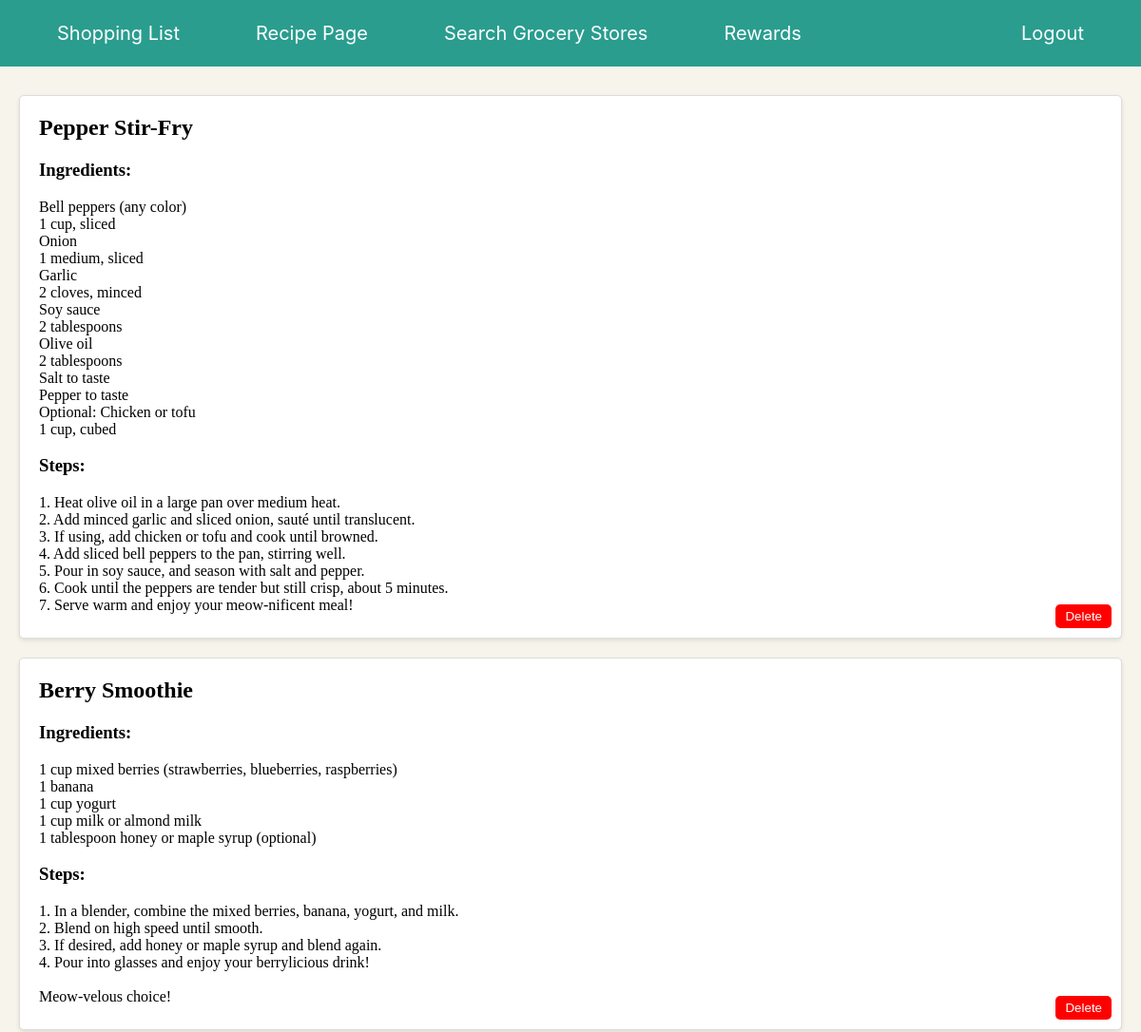
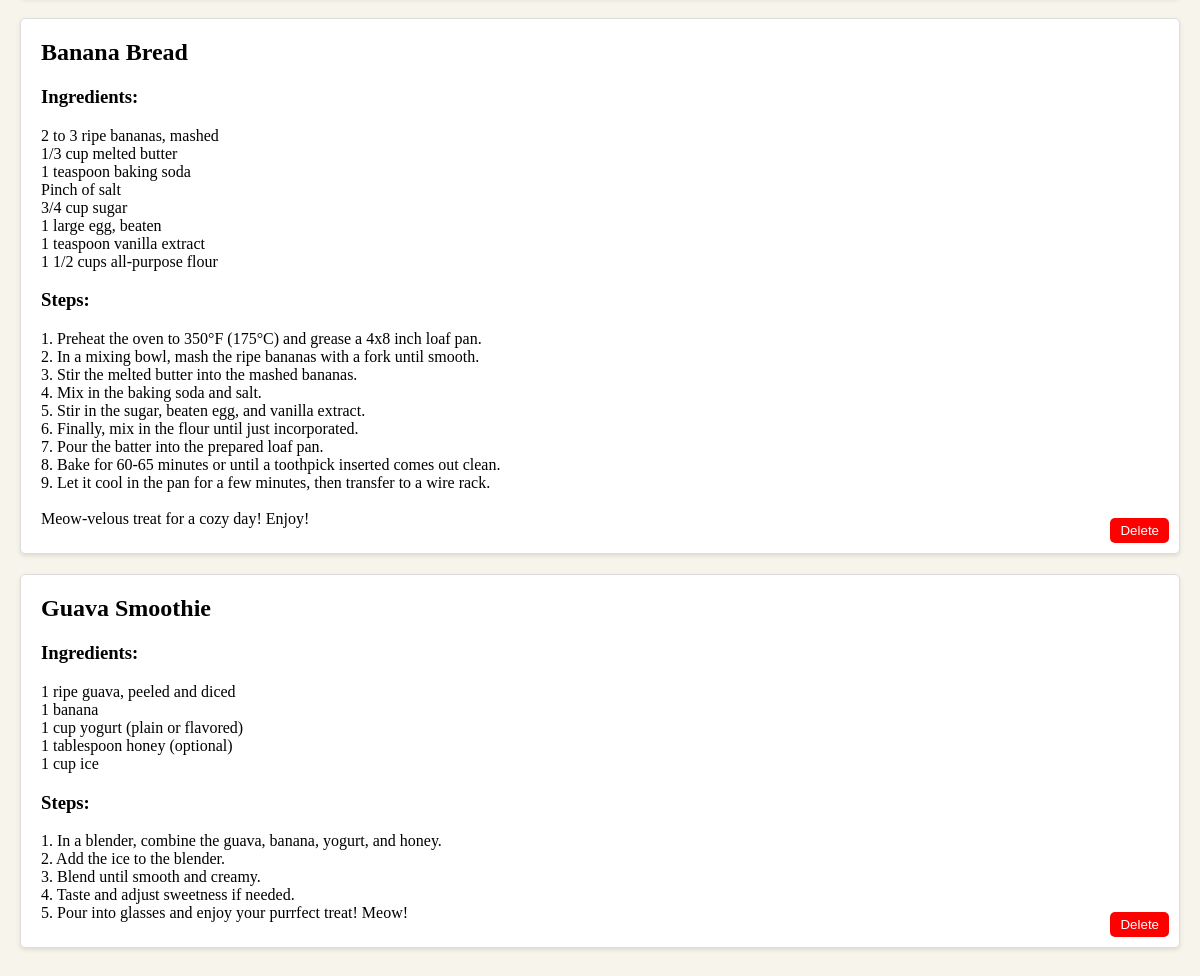
Before: /recipes/ with the older database file (2 pictures, top to bottom).
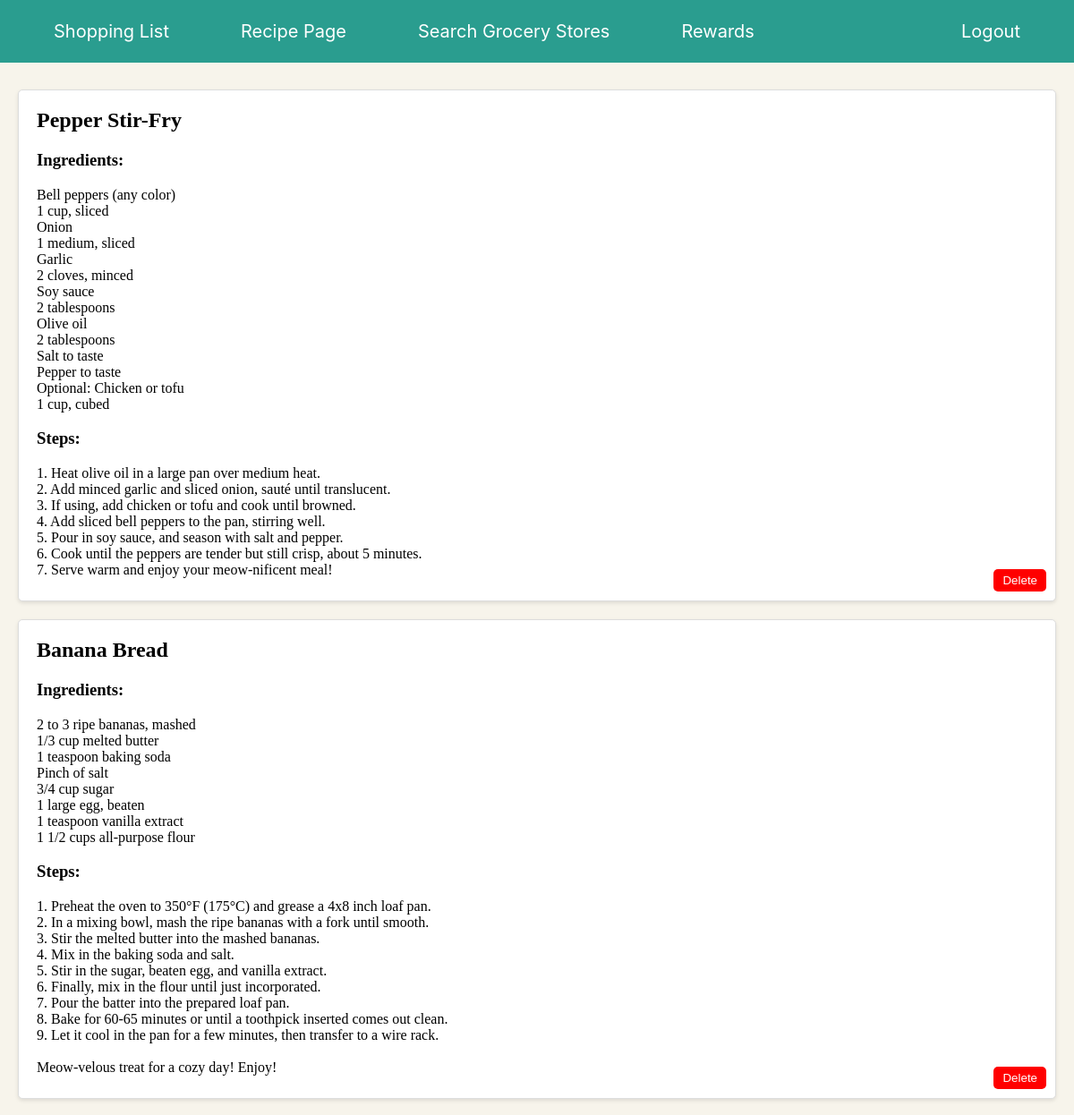
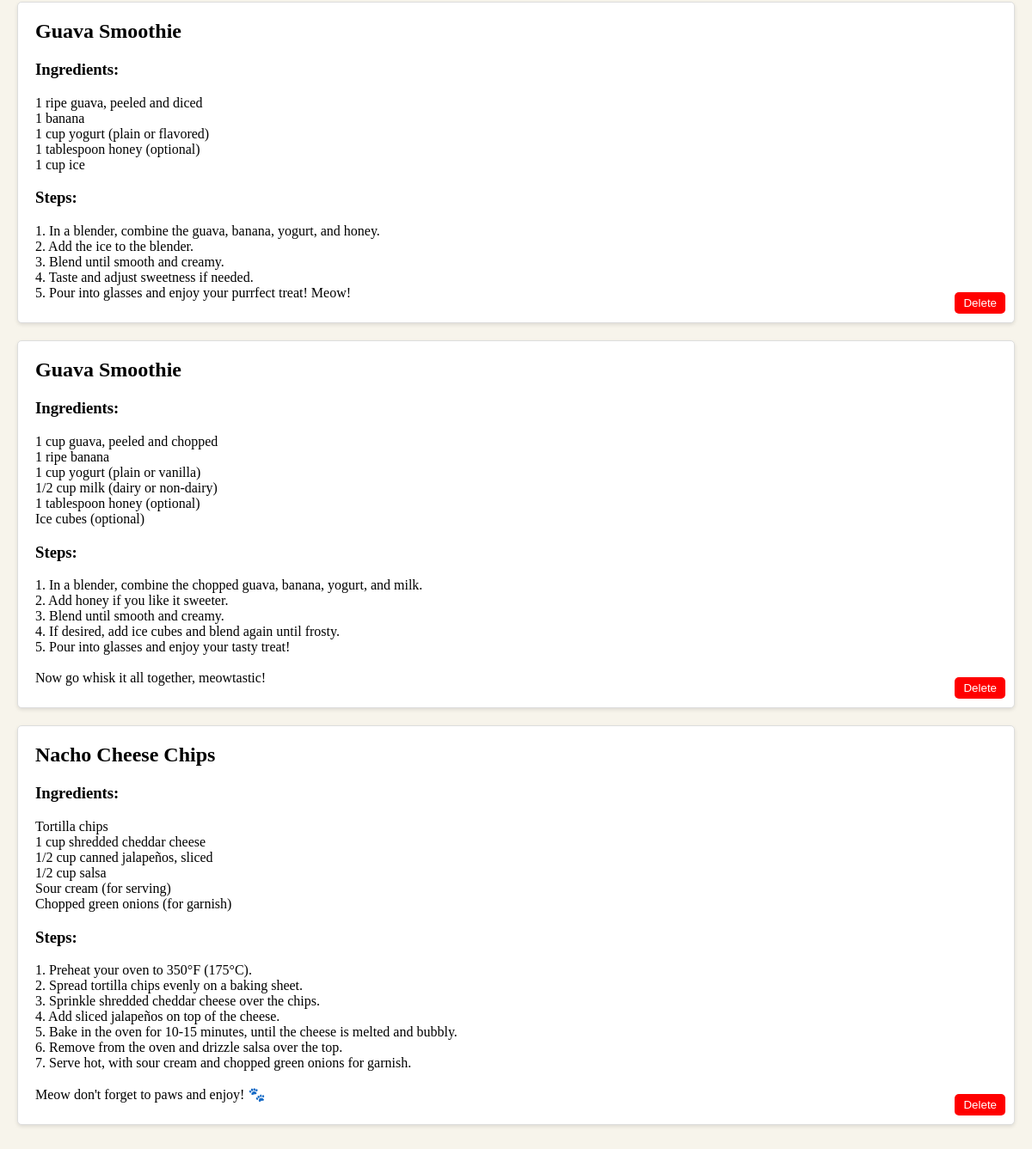
After: the same page with the newer database file (2 pictures, top to bottom).
### KartKat/models.py (models this page shows, shortened)
class Recipe(models.Model):
    name = models.CharField(max_length=200)
    ingredients = models.TextField()
    steps = models.TextField()

### KartKat/views.py (the view)
# urls.py: path('recipes/', views.recipe_list, name='recipe_list'),
def recipe_list(request):
    recipes = Recipe.objects.all()
    return render(request, 'recipe_list.html', {'recipes': recipes})

### KartKat/templates/recipe_list.html (shortened to what this page needs)
<!DOCTYPE html>
<html lang="en">
<head>
</head>
<body>
    {% include 'navbar.html' %}
    <div class="container">
        {% for recipe in recipes %}
        <div class="recipe" id="recipe-{{ recipe.id }}">
            <h2>{{ recipe.name }}</h2>
            <h3>Ingredients:</h3>
            <p>{{ recipe.ingredients|linebreaksbr }}</p>
            <h3>Steps:</h3>
            <p>{{ recipe.steps|linebreaksbr }}</p>
            <button class="delete-button" onclick="deleteRecipe({{ recipe.id }})">Delete</button>
        </div>
        {% endfor %}
    </div>
</body>
</html>

Changed rows visible on the page:
removed Recipe: name "Berry Smoothie", ingredients "1 cup mixed berries (strawberries, blueberries, raspberries) 1 banana 1 cup yogurt 1 cup milk or almond milk 1 tablespoon honey or maple syrup (optional)", steps "1. In a blender, combine the mixed berries, banana, yogurt, and milk. 2. Blend on high speed until smooth. 3. If desired, add honey or maple syrup and blend again. 4. Pour into glasses and enjoy your berrylicious drink! Meow-velous choice!"
added Recipe: name "Guava Smoothie", ingredients "1 cup guava, peeled and chopped 1 ripe banana 1 cup yogurt (plain or vanilla) 1/2 cup milk (dairy or non-dairy) 1 tablespoon honey (optional) Ice cubes (optional)", steps "1. In a blender, combine the chopped guava, banana, yogurt, and milk. 2. Add honey if you like it sweeter. 3. Blend until smooth and creamy. 4. If desired, add ice cubes and blend again until frosty. 5. Pour into glasses and enjoy your tasty treat! Now go whisk it all together, meowtastic!"
added Recipe: name "Nacho Cheese Chips", ingredients "Tortilla chips 1 cup shredded cheddar cheese 1/2 cup canned jalapeños, sliced 1/2 cup salsa Sour cream (for serving) Chopped green onions (for garnish)", steps "1. Preheat your oven to 350°F (175°C). 2. Spread tortilla chips evenly on a baking sheet. 3. Sprinkle shredded cheddar cheese over the chips. 4. Add sliced jalapeños on top of the cheese. 5. Bake in the oven for 10-15 minutes, until the cheese is melted and bubbly. 6. Remove from the oven and drizzle salsa over the top. 7. Serve hot, with sour cream and chopped green onions for garnish. Meow don't forget to paws and enjoy! 🐾"
